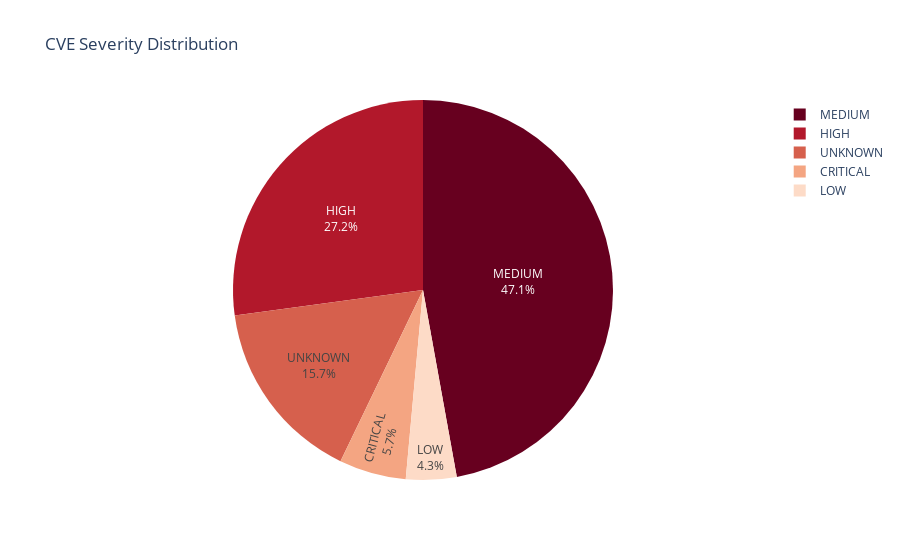
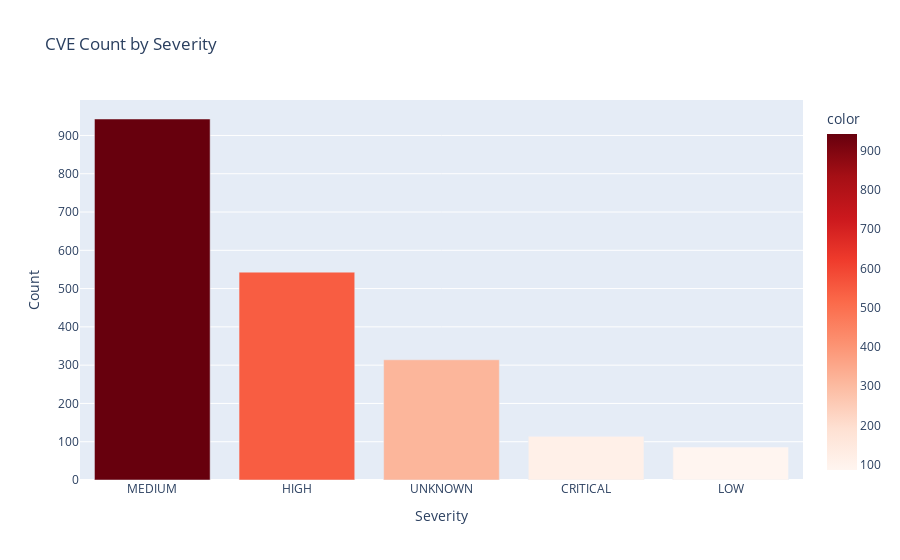

Notebook source saved alongside these figures, in order:
### Markdown cell above
### Severity Distribution

### Code cell
# Severity distribution
fig = px.pie(
    df,
    names='cvss_severity',
    title='CVE Severity Distribution',
    color_discrete_sequence=px.colors.sequential.RdBu
)
fig.update_traces(textposition='inside', textinfo='percent+label')
fig.show()

# Bar chart with counts
severity_counts = df['cvss_severity'].value_counts()
fig2 = px.bar(
    x=severity_counts.index,
    y=severity_counts.values,
    title='CVE Count by Severity',
    labels={'x': 'Severity', 'y': 'Count'},
    color=severity_counts.values,
    color_continuous_scale='Reds'
)
fig2.show()

### Figure 1 — Plotly figure (JSON) as saved in the notebook; plotly's stock layout.template omitted (floating-point values rounded to 4 significant figures; data arrays with more than 128 entries replaced by an {"elided": "..."} marker saying what was removed)
{"data": [{"domain": {"x": [0, 1], "y": [0, 1]}, "hovertemplate": "cvss_severity=%{label}<extra></extra>", "labels": {"elided": "2000 str values"}, "legendgroup": "", "name": "", "showlegend": true, "textinfo": "percent+label", "textposition": "inside", "type": "pie"}], "layout": {"legend": {"tracegroupgap": 0}, "piecolorway": ["rgb(103,0,31)", "rgb(178,24,43)", "rgb(214,96,77)", "rgb(244,165,130)", "rgb(253,219,199)", "rgb(247,247,247)", "rgb(209,229,240)", "rgb(146,197,222)", "rgb(67,147,195)", "rgb(33,102,172)", "rgb(5,48,97)"], "title": {"text": "CVE Severity Distribution"}}}

### Figure 2 — Plotly figure (JSON) as saved in the notebook; plotly's stock layout.template omitted (floating-point values rounded to 4 significant figures)
{"data": [{"hovertemplate": "Severity=%{x}<br>Count=%{y}<br>color=%{marker.color}<extra></extra>", "legendgroup": "", "marker": {"color": [943, 543, 314, 114, 86], "coloraxis": "coloraxis", "pattern": {"shape": ""}}, "name": "", "orientation": "v", "showlegend": false, "textposition": "auto", "type": "bar", "x": ["MEDIUM", "HIGH", "UNKNOWN", "CRITICAL", "LOW"], "xaxis": "x", "y": [943, 543, 314, 114, 86], "yaxis": "y"}], "layout": {"barmode": "relative", "coloraxis": {"colorbar": {"title": {"text": "color"}}, "colorscale": [[0, "rgb(255,245,240)"], [0.125, "rgb(254,224,210)"], [0.25, "rgb(252,187,161)"], [0.375, "rgb(252,146,114)"], [0.5, "rgb(251,106,74)"], [0.625, "rgb(239,59,44)"], [0.75, "rgb(203,24,29)"], [0.875, "rgb(165,15,21)"], [1, "rgb(103,0,13)"]]}, "legend": {"tracegroupgap": 0}, "title": {"text": "CVE Count by Severity"}, "xaxis": {"anchor": "y", "domain": [0, 1], "title": {"text": "Severity"}}, "yaxis": {"anchor": "x", "domain": [0, 1], "title": {"text": "Count"}}}}
